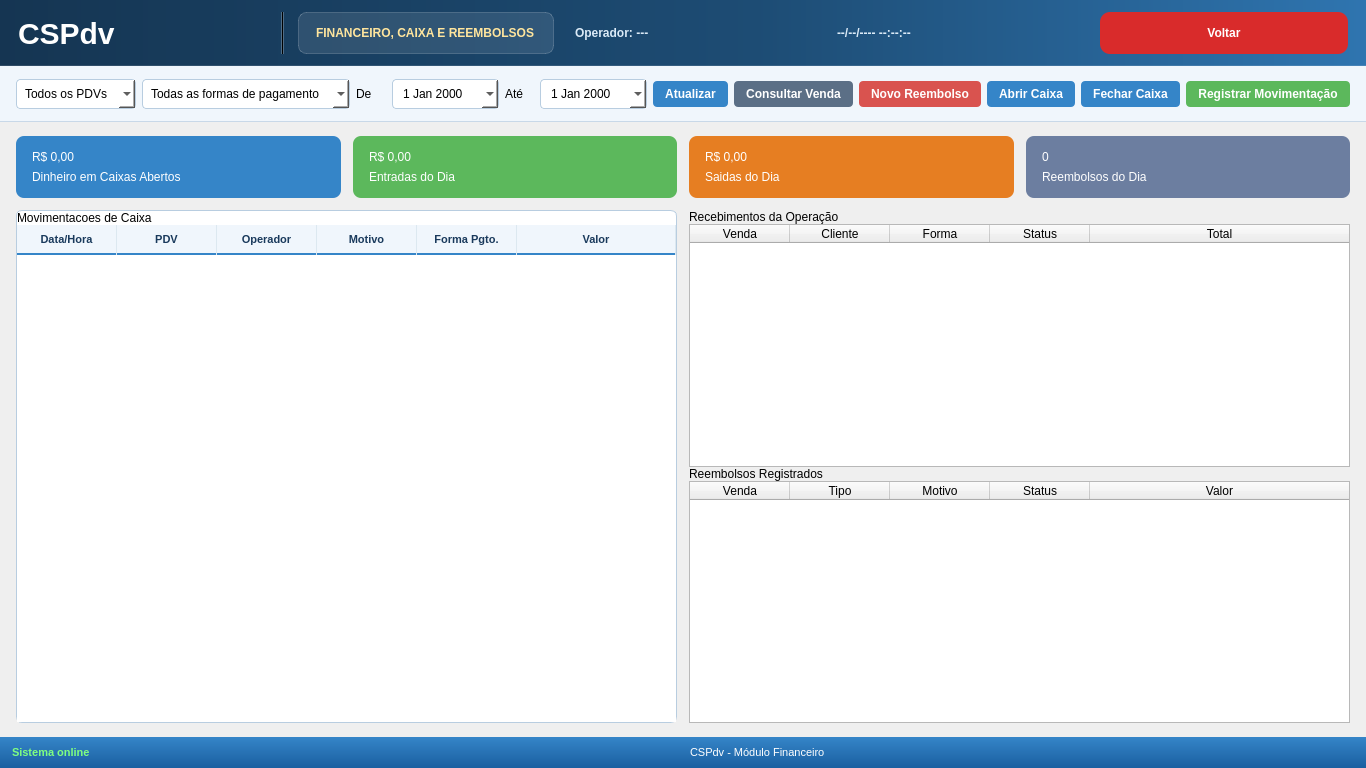
<?xml version="1.0" encoding="UTF-8"?>
<ui version="4.0">
 <class>PainelFinanceiro</class>
 <widget class="QMainWindow" name="PainelFinanceiro">
  <property name="geometry">
   <rect>
    <x>0</x>
    <y>0</y>
    <width>1366</width>
    <height>768</height>
   </rect>
  </property>
  <property name="windowTitle">
   <string>CSPdv - Financeiro e Reembolsos</string>
  </property>
  <widget class="QWidget" name="centralWidget">
   <layout class="QVBoxLayout" name="mainVLayout">
    <property name="spacing">
     <number>0</number>
    </property>
    <property name="leftMargin">
     <number>0</number>
    </property>
    <property name="topMargin">
     <number>0</number>
    </property>
    <property name="rightMargin">
     <number>0</number>
    </property>
    <property name="bottomMargin">
     <number>0</number>
    </property>
    <item>
     <widget class="QFrame" name="frameHeader">
      <property name="styleSheet">
       <string notr="true">
QFrame#frameHeader {
 background: qlineargradient(x1:0,y1:0,x2:1,y2:0, stop:0 #153552, stop:0.55 #1d4c74, stop:1 #2f75b0);
 border-bottom: 1px solid rgba(255,255,255,28);
}
QLabel#lblLogo {
 color: white;
 font-size: 30px;
 font-weight: 800;
}
QLabel#lblModulo {
 color: #ffe59d;
 font-size: 12px;
 font-weight: 700;
 padding: 8px 14px;
 border-radius: 8px;
 background-color: rgba(255,255,255,0.10);
 border: 1px solid rgba(255,255,255,0.18);
}
QLabel#lblOperadorInfo, QLabel#lblDataHora {
 color: #dbeaf7;
 font-size: 12px;
 font-weight: 600;
}
QPushButton#btnVoltarSelecao {
 background-color: #d92b2b;
 color: white;
 border: none;
 border-radius: 10px;
 padding: 10px 24px;
 font-size: 12px;
 font-weight: 700;
}
QPushButton#btnVoltarSelecao:hover { background-color: #c11f1f; }
       </string>
      </property>
      <layout class="QHBoxLayout" name="headerHLayout">
       <property name="spacing"><number>14</number></property>
       <property name="leftMargin"><number>18</number></property>
       <property name="topMargin"><number>12</number></property>
       <property name="rightMargin"><number>18</number></property>
       <property name="bottomMargin"><number>12</number></property>
       <item><widget class="QLabel" name="lblLogo"><property name="text"><string>CSPdv</string></property></widget></item>
       <item><widget class="QFrame" name="frameSepHeader"><property name="styleSheet"><string notr="true">background-color: rgba(255,255,255,0.25);</string></property><property name="frameShape"><enum>QFrame::VLine</enum></property></widget></item>
       <item><widget class="QLabel" name="lblModulo"><property name="text"><string>FINANCEIRO, CAIXA E REEMBOLSOS</string></property></widget></item>
       <item><spacer name="headerSpacer"><property name="orientation"><enum>Qt::Horizontal</enum></property></spacer></item>
       <item><widget class="QLabel" name="lblOperadorInfo"><property name="text"><string>Operador: ---</string></property></widget></item>
       <item><widget class="QLabel" name="lblDataHora"><property name="text"><string>--/--/---- --:--:--</string></property></widget></item>
       <item><widget class="QPushButton" name="btnVoltarSelecao"><property name="minimumSize"><size><width>140</width><height>42</height></size></property><property name="text"><string>Voltar</string></property></widget></item>
      </layout>
     </widget>
    </item>
    <item>
     <widget class="QFrame" name="frameToolbar">
      <property name="minimumSize">
       <size><width>0</width><height>56</height></size>
      </property>
      <property name="styleSheet">
       <string notr="true">
QFrame#frameToolbar { background-color: #f0f6fc; border-bottom: 1px solid #c8d8e8; }
QComboBox, QDateEdit {
 background-color: white; border: 1px solid #b8cde0; border-radius: 4px;
 padding: 6px 8px; font-size: 12px;
}
QLabel[filterLabel="true"] {
 color: #56728c;
 font-size: 11px;
 font-weight: 700;
 padding: 0 2px;
}
QPushButton {
 background-color: #3585c8; color: white; border: none; border-radius: 4px;
 padding: 6px 12px; font-size: 12px; font-weight: bold;
}
QPushButton:hover { background-color: #2b74b4; }
QPushButton#btnConsultarVenda { background-color: #5b6f86; }
QPushButton#btnConsultarVenda:hover { background-color: #4a5d73; }
QPushButton#btnRegistrarReembolso { background-color: #d9534f; }
QPushButton#btnRegistrarReembolso:hover { background-color: #c64542; }
QPushButton#btnRegistrarMovimento { background-color: #5cb85c; }
QPushButton#btnRegistrarMovimento:hover { background-color: #4aa14a; }
       </string>
      </property>
      <layout class="QHBoxLayout" name="toolbarLayout">
       <property name="leftMargin"><number>16</number></property>
       <property name="topMargin"><number>10</number></property>
       <property name="rightMargin"><number>16</number></property>
       <property name="bottomMargin"><number>10</number></property>
       <item><widget class="QComboBox" name="cmbPdvFiltro"><item><property name="text"><string>Todos os PDVs</string></property></item></widget></item>
       <item><widget class="QComboBox" name="cmbFormaPagamentoFiltro"><item><property name="text"><string>Todas as formas de pagamento</string></property></item></widget></item>
       <item><widget class="QLabel" name="lblPeriodoDe"><property name="filterLabel" stdset="0"><string>true</string></property><property name="text"><string>De</string></property></widget></item>
       <item><widget class="QDateEdit" name="dateInicial"><property name="calendarPopup"><bool>true</bool></property></widget></item>
       <item><widget class="QLabel" name="lblPeriodoAte"><property name="filterLabel" stdset="0"><string>true</string></property><property name="text"><string>Até</string></property></widget></item>
       <item><widget class="QDateEdit" name="dateFinal"><property name="calendarPopup"><bool>true</bool></property></widget></item>
       <item><widget class="QPushButton" name="btnAtualizar"><property name="text"><string>Atualizar</string></property></widget></item>
       <item><widget class="QPushButton" name="btnConsultarVenda"><property name="text"><string>Consultar Venda</string></property></widget></item>
       <item><widget class="QPushButton" name="btnRegistrarReembolso"><property name="text"><string>Novo Reembolso</string></property></widget></item>
       <item><widget class="QPushButton" name="btnAbrirCaixa"><property name="text"><string>Abrir Caixa</string></property></widget></item>
       <item><widget class="QPushButton" name="btnFecharCaixa"><property name="text"><string>Fechar Caixa</string></property></widget></item>
       <item><widget class="QPushButton" name="btnRegistrarMovimento"><property name="text"><string>Registrar Movimentação</string></property></widget></item>
      </layout>
     </widget>
    </item>
    <item>
     <layout class="QVBoxLayout" name="contentVLayout">
      <property name="spacing"><number>12</number></property>
      <property name="leftMargin"><number>16</number></property>
      <property name="topMargin"><number>14</number></property>
      <property name="rightMargin"><number>16</number></property>
      <property name="bottomMargin"><number>14</number></property>
      <item>
       <layout class="QHBoxLayout" name="cardsLayout">
        <property name="spacing"><number>12</number></property>
        <item><widget class="QFrame" name="cardSaldoCaixa"><property name="styleSheet"><string notr="true">QFrame#cardSaldoCaixa { background-color: #3585c8; border-radius: 8px; } QLabel { color: white; } QLabel[role="value"] { font-size: 28px; font-weight: bold; } QLabel[role="title"] { color: #d8ebfb; font-size: 12px; }</string></property><layout class="QVBoxLayout" name="cardSaldoCaixaLayout"><property name="leftMargin"><number>16</number></property><property name="topMargin"><number>14</number></property><property name="rightMargin"><number>16</number></property><property name="bottomMargin"><number>14</number></property><item><widget class="QLabel" name="lblSaldoCaixaValor"><property name="role" stdset="0"><string>value</string></property><property name="text"><string>R$ 0,00</string></property></widget></item><item><widget class="QLabel" name="lblSaldoCaixaTitulo"><property name="role" stdset="0"><string>title</string></property><property name="text"><string>Dinheiro em Caixas Abertos</string></property></widget></item></layout></widget></item>
        <item><widget class="QFrame" name="cardEntradasDia"><property name="styleSheet"><string notr="true">QFrame#cardEntradasDia { background-color: #5cb85c; border-radius: 8px; } QLabel { color: white; } QLabel[role="value"] { font-size: 28px; font-weight: bold; } QLabel[role="title"] { color: #daf0da; font-size: 12px; }</string></property><layout class="QVBoxLayout" name="cardEntradasDiaLayout"><property name="leftMargin"><number>16</number></property><property name="topMargin"><number>14</number></property><property name="rightMargin"><number>16</number></property><property name="bottomMargin"><number>14</number></property><item><widget class="QLabel" name="lblEntradasDiaValor"><property name="role" stdset="0"><string>value</string></property><property name="text"><string>R$ 0,00</string></property></widget></item><item><widget class="QLabel" name="lblEntradasDiaTitulo"><property name="role" stdset="0"><string>title</string></property><property name="text"><string>Entradas do Dia</string></property></widget></item></layout></widget></item>
        <item><widget class="QFrame" name="cardSaidasDia"><property name="styleSheet"><string notr="true">QFrame#cardSaidasDia { background-color: #e67e22; border-radius: 8px; } QLabel { color: white; } QLabel[role="value"] { font-size: 28px; font-weight: bold; } QLabel[role="title"] { color: #fbe0c3; font-size: 12px; }</string></property><layout class="QVBoxLayout" name="cardSaidasDiaLayout"><property name="leftMargin"><number>16</number></property><property name="topMargin"><number>14</number></property><property name="rightMargin"><number>16</number></property><property name="bottomMargin"><number>14</number></property><item><widget class="QLabel" name="lblSaidasDiaValor"><property name="role" stdset="0"><string>value</string></property><property name="text"><string>R$ 0,00</string></property></widget></item><item><widget class="QLabel" name="lblSaidasDiaTitulo"><property name="role" stdset="0"><string>title</string></property><property name="text"><string>Saidas do Dia</string></property></widget></item></layout></widget></item>
        <item><widget class="QFrame" name="cardPagamentosPendentes"><property name="styleSheet"><string notr="true">QFrame#cardPagamentosPendentes { background-color: #6c7ea0; border-radius: 8px; } QLabel { color: white; } QLabel[role="value"] { font-size: 28px; font-weight: bold; } QLabel[role="title"] { color: #d7def0; font-size: 12px; }</string></property><layout class="QVBoxLayout" name="cardPagamentosPendentesLayout"><property name="leftMargin"><number>16</number></property><property name="topMargin"><number>14</number></property><property name="rightMargin"><number>16</number></property><property name="bottomMargin"><number>14</number></property><item><widget class="QLabel" name="lblPagamentosPendentesValor"><property name="role" stdset="0"><string>value</string></property><property name="text"><string>0</string></property></widget></item><item><widget class="QLabel" name="lblPagamentosPendentesTitulo"><property name="role" stdset="0"><string>title</string></property><property name="text"><string>Reembolsos do Dia</string></property></widget></item></layout></widget></item>
       </layout>
      </item>
      <item>
       <layout class="QHBoxLayout" name="tablesLayout">
        <property name="spacing"><number>12</number></property>
        <item>
         <widget class="QFrame" name="frameCaixaMovimentacoes">
          <property name="styleSheet">
           <string notr="true">
QFrame#frameCaixaMovimentacoes, QFrame#frameRecebimentos {
 background-color: white;
 border: 1px solid #b8cde0;
 border-radius: 6px;
}
QLabel[sectionTitle="true"] {
 background-color: #f0f6fc;
 color: #1a3a5c;
 font-size: 13px;
 font-weight: bold;
 padding: 8px 12px;
 border-bottom: 1px solid #d8e3ee;
}
QTableWidget {
 border: none;
 background-color: white;
 gridline-color: #dce8f0;
 font-size: 12px;
}
QHeaderView::section {
 background-color: #f0f6fc;
 color: #1a3a5c;
 font-size: 11px;
 font-weight: bold;
 border: none;
 border-right: 1px solid #dce8f0;
 border-bottom: 2px solid #3585c8;
 padding: 5px 6px;
}
           </string>
          </property>
          <layout class="QVBoxLayout" name="frameCaixaMovimentacoesLayout">
           <property name="spacing"><number>0</number></property>
           <property name="leftMargin"><number>0</number></property>
           <property name="topMargin"><number>0</number></property>
           <property name="rightMargin"><number>0</number></property>
           <property name="bottomMargin"><number>0</number></property>
           <item><widget class="QLabel" name="lblCaixaMovimentacoesSection"><property name="sectionTitle" stdset="0"><string>true</string></property><property name="text"><string>Movimentacoes de Caixa</string></property></widget></item>
           <item>
            <widget class="QTableWidget" name="tableCaixaMovimentacoes">
             <property name="rowCount"><number>0</number></property>
             <property name="columnCount"><number>6</number></property>
             <attribute name="horizontalHeaderStretchLastSection"><bool>true</bool></attribute>
             <column><property name="text"><string>Data/Hora</string></property></column>
             <column><property name="text"><string>PDV</string></property></column>
             <column><property name="text"><string>Operador</string></property></column>
             <column><property name="text"><string>Motivo</string></property></column>
             <column><property name="text"><string>Forma Pgto.</string></property></column>
             <column><property name="text"><string>Valor</string></property></column>
            </widget>
           </item>
          </layout>
         </widget>
        </item>
        <item>
         <widget class="QFrame" name="frameRecebimentos">
          <property name="minimumSize"><size><width>520</width><height>0</height></size></property>
          <layout class="QVBoxLayout" name="frameRecebimentosLayout">
           <property name="spacing"><number>0</number></property>
           <property name="leftMargin"><number>0</number></property>
           <property name="topMargin"><number>0</number></property>
           <property name="rightMargin"><number>0</number></property>
           <property name="bottomMargin"><number>0</number></property>
           <item><widget class="QLabel" name="lblRecebimentosSection"><property name="sectionTitle" stdset="0"><string>true</string></property><property name="text"><string>Recebimentos da Operação</string></property></widget></item>
           <item>
            <widget class="QTableWidget" name="tablePagamentos">
             <property name="rowCount"><number>0</number></property>
             <property name="columnCount"><number>5</number></property>
             <attribute name="horizontalHeaderStretchLastSection"><bool>true</bool></attribute>
             <column><property name="text"><string>Venda</string></property></column>
             <column><property name="text"><string>Cliente</string></property></column>
             <column><property name="text"><string>Forma</string></property></column>
             <column><property name="text"><string>Status</string></property></column>
             <column><property name="text"><string>Total</string></property></column>
            </widget>
           </item>
           <item><widget class="QLabel" name="lblReembolsosSection"><property name="sectionTitle" stdset="0"><string>true</string></property><property name="text"><string>Reembolsos Registrados</string></property></widget></item>
           <item>
            <widget class="QTableWidget" name="tableReembolsos">
             <property name="rowCount"><number>0</number></property>
             <property name="columnCount"><number>5</number></property>
             <attribute name="horizontalHeaderStretchLastSection"><bool>true</bool></attribute>
             <column><property name="text"><string>Venda</string></property></column>
             <column><property name="text"><string>Tipo</string></property></column>
             <column><property name="text"><string>Motivo</string></property></column>
             <column><property name="text"><string>Status</string></property></column>
             <column><property name="text"><string>Valor</string></property></column>
            </widget>
           </item>
          </layout>
         </widget>
        </item>
       </layout>
      </item>
     </layout>
    </item>
    <item>
     <widget class="QFrame" name="frameStatusBar">
      <property name="styleSheet">
       <string notr="true">
QFrame#frameStatusBar { background: qlineargradient(x1:0, y1:0, x2:0, y2:1, stop:0 #3585c8, stop:1 #1a5fa0); }
QLabel { color: white; font-size: 11px; }
QLabel#lblStatusSistema { color: #80ff80; font-weight: bold; }
       </string>
      </property>
      <layout class="QHBoxLayout" name="statusLayout">
       <property name="leftMargin"><number>12</number></property>
       <property name="rightMargin"><number>12</number></property>
       <item><widget class="QLabel" name="lblStatusSistema"><property name="text"><string>Sistema online</string></property></widget></item>
       <item><spacer name="statusSpacer"><property name="orientation"><enum>Qt::Horizontal</enum></property></spacer></item>
       <item><widget class="QLabel" name="lblStatusBar"><property name="text"><string>CSPdv - Módulo Financeiro</string></property></widget></item>
      </layout>
     </widget>
    </item>
   </layout>
  </widget>
 </widget>
 <resources/>
 <connections/>
</ui>
